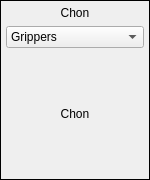
         <widget class="QFrame" name="verticalFrame_2">
          <property name="maximumSize">
           <size>
            <width>150</width>
            <height>245</height>
           </size>
          </property>
          <property name="layoutDirection">
           <enum>Qt::LeftToRight</enum>
          </property>
          <property name="frameShape">
           <enum>QFrame::Box</enum>
          </property>
          <layout class="QVBoxLayout" name="verticalLayout_2">
           <property name="leftMargin">
            <number>5</number>
           </property>
           <property name="topMargin">
            <number>5</number>
           </property>
           <property name="rightMargin">
            <number>5</number>
           </property>
           <property name="bottomMargin">
            <number>5</number>
           </property>
           <item>
            <widget class="QLabel" name="label">
             <property name="sizePolicy">
              <sizepolicy hsizetype="Preferred" vsizetype="Maximum">
               <horstretch>0</horstretch>
               <verstretch>0</verstretch>
              </sizepolicy>
             </property>
             <property name="text">
              <string>Chon</string>
             </property>
             <property name="alignment">
              <set>Qt::AlignCenter</set>
             </property>
            </widget>
           </item>
           <item>
            <widget class="QComboBox" name="chooseActuator">
             <property name="sizePolicy">
              <sizepolicy hsizetype="Preferred" vsizetype="Preferred">
               <horstretch>0</horstretch>
               <verstretch>0</verstretch>
              </sizepolicy>
             </property>
             <property name="maximumSize">
              <size>
               <width>500</width>
               <height>50</height>
              </size>
             </property>
             <item>
              <property name="text">
               <string>Grippers</string>
              </property>
             </item>
             <item>
              <property name="text">
               <string>Vacuum</string>
              </property>
             </item>
            </widget>
           </item>
           <item>
            <widget class="QLabel" name="imageAc">
             <property name="sizePolicy">
              <sizepolicy hsizetype="Maximum" vsizetype="Maximum">
               <horstretch>0</horstretch>
               <verstretch>0</verstretch>
              </sizepolicy>
             </property>
             <property name="minimumSize">
              <size>
               <width>120</width>
               <height>120</height>
              </size>
             </property>
             <property name="maximumSize">
              <size>
               <width>150</width>
               <height>250</height>
              </size>
             </property>
             <property name="lineWidth">
              <number>0</number>
             </property>
             <property name="text">
              <string>Chon</string>
             </property>
             <property name="alignment">
              <set>Qt::AlignCenter</set>
             </property>
            </widget>
           </item>
          </layout>
         </widget>
